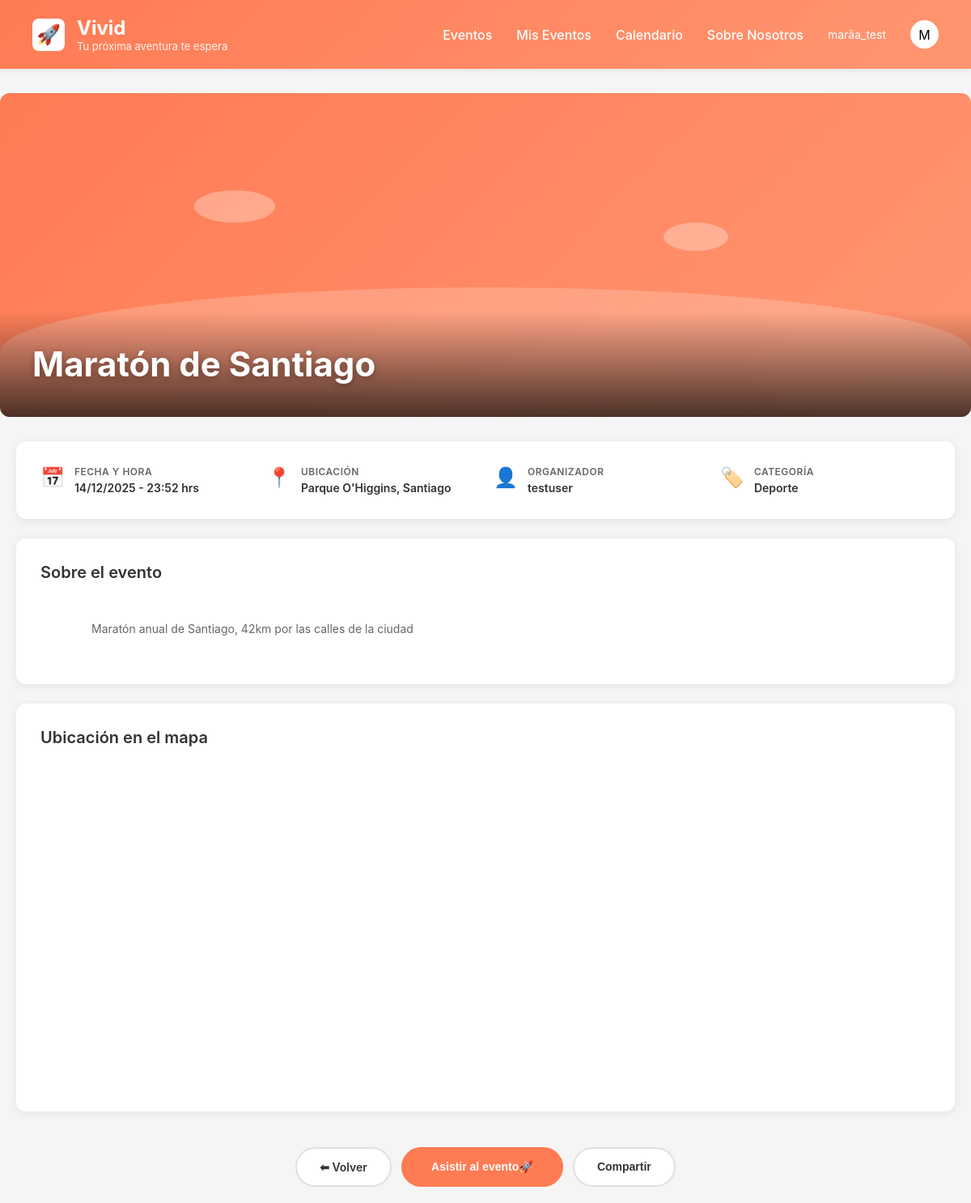
The app's page /evento/8/ (signed in) with its own data.
### apps/users/models.py (models this page shows)
class User(AbstractUser):
    user_id = models.BigAutoField(primary_key=True)
    photo = models.ImageField(upload_to="profile_pics/", blank=True, null=True)

### apps/events/models.py (models this page shows, shortened)
class Event(models.Model):
    name = models.CharField(max_length=250, verbose_name="Nombre")
    description = models.TextField(blank=True, verbose_name="Descripción")
    created = models.DateField(default=timezone.now, verbose_name="Creado")
    date = models.DateTimeField(verbose_name="Fecha del evento")
    location = models.CharField(max_length=300, blank=True, verbose_name="Ubicación")
    latitud = models.DecimalField(
        max_digits=9,
        decimal_places=6,
        null=True,
        blank=True,
        verbose_name="Latitud"
    )
    longitud = models.DecimalField(
        max_digits=9,
        decimal_places=6,
        null=True,
        blank=True,
        verbose_name="Longitud"
    )
    category = models.ForeignKey(
        Category,
        on_delete=models.SET_NULL,
        null=True,
        blank=True,
        verbose_name="Categoría"
    )
    owner = models.ForeignKey(
        settings.AUTH_USER_MODEL,
        on_delete=models.CASCADE,
        related_name='eventos_creados',
        verbose_name="Organizador"
    )
    attendees = models.ManyToManyField(
        settings.AUTH_USER_MODEL,
        through='HasSubs',
        related_name='eventos_asistiendo',
        blank=True,
        verbose_name="Asistentes"
    )
    photo = models.ImageField(
        upload_to='events/',
        blank=True,
        null=True,
        verbose_name="Foto principal"
    )
    tags = models.CharField(
        max_length=200,
        blank=True,
        help_text="Tags separados por espacios",
        verbose_name="Etiquetas"
    )
    class Meta:
        ordering = ['-date']
        verbose_name = "Evento"
        verbose_name_plural = "Eventos"

class Category(models.Model):
    cat_id = models.BigAutoField(primary_key=True)
    category = models.CharField(max_length=50, verbose_name="Categoría")
    class Meta:
        verbose_name = "Categoría"
        verbose_name_plural = "Categorías"

### apps/events/views.py (the view)
# urls.py: path('evento/<int:event_id>/', views.event_detail, name='event_detail'),
def event_detail(request, event_id):
    evento = get_object_or_404(Event, id=event_id)
    imagenes_adicionales = evento.images.all()
    context = {
        'evento': evento,
        'imagenes_adicionales': imagenes_adicionales,
    }
    return render(request, 'events/event_detail.html', context)

### apps/events/templates/events/event_detail.html (shortened to what this page needs)
{% extends 'events/base.html' %}
{% load static %}
{% block extra_css %}
<link rel="stylesheet" href="{% static 'events/css/event_detail.css' %}">
{% endblock %}
{% block content %}
<div class="detail-container">
    <div class="detail-hero">
        {% if evento.photo %}
            <img src="{{ evento.photo.url }}" alt="{{ evento.name }}" class="hero-image">
        {% else %}
            <div class="hero-placeholder">
                <div class="cloud cloud1"></div>
                <div class="cloud cloud2"></div>
                <div class="hill"></div>
            </div>
        {% endif %}
        <div class="hero-overlay">
            <h1 class="detail-title">{{ evento.name }}</h1>
        </div>
    </div>
    <div class="detail-content">
        <div class="detail-section">
            <div class="info-grid">
                <div class="info-item">
                    <span class="info-icon">📅</span>
                    <div class="info-text">
                        <span class="info-label">Fecha y hora</span>
                        <span class="info-value">{{ evento.date|date:"d/m/Y - H:i" }} hrs</span>
                    </div>
                </div>
                <div class="info-item">
                    <span class="info-icon">📍</span>
                    <div class="info-text">
                        <span class="info-label">Ubicación</span>
                        <span class="info-value">{{ evento.location|default:"Sin ubicación especificada" }}</span>
                    </div>
                </div>
                <div class="info-item">
                    <span class="info-icon">👤</span>
                    <div class="info-text">
                        <span class="info-label">Organizador</span>
                        <span class="info-value">{{ evento.owner.username }}</span>
                    </div>
                </div>
                {% if evento.category %}
                <div class="info-item">
                    <span class="info-icon">🏷️</span>
                    <div class="info-text">
                        <span class="info-label">Categoría</span>
                        <span class="info-value">{{ evento.category.category }}</span>
                    </div>
                </div>
                {% endif %}
            </div>
        </div>
        <div class="detail-section">
            <h2 class="section-title">Sobre el evento</h2>
            <p class="detail-description">
                {{ evento.description|default:"Sin descripción disponible" }}
            </p>
        </div>
        {% if evento.latitud and evento.longitud %}
        <div class="detail-section">
            <h2 class="section-title">Ubicación en el mapa</h2>
            <div id="detail-map"
                 data-lat="{{ evento.latitud }}"
                 data-lng="{{ evento.longitud }}">
            </div>
        </div>
        {% endif %}
        <div class="detail-actions">
            <a href="{% url 'events:event_list' %}" class="btn-back">
                ⬅ Volver
            </a>
            <button class="btn-attend">
                Asistir al evento🚀
            </button>
            <button class="btn-share">
                Compartir
            </button>
        </div>
    </div>
</div>
{% endblock %}

### apps/events/templates/events/base.html (shortened to what this page needs)
<!DOCTYPE html>
<html lang="es">
{% load static %}
<head>
  <link href="https://unpkg.com/maplibre-gl@5.0.1/dist/maplibre-gl.css" rel="stylesheet" />
  <link rel="stylesheet" href="{% static 'events/css/base.css' %}" />
  <link rel="stylesheet" href="{% static 'events/css/navbar.css' %}" />
  {% block extra_css %}{% endblock %}
</head>
<body>
  <header class="header">
    <div class="logo-section">
      <div class="logo">🚀</div>
      <div class="logo-text">
        <h1>Vivid</h1>
        <p>Tu próxima aventura te espera</p>
      </div>
    </div>
    <nav class="nav-menu">
      <a href="{% url 'events:event_list' %}">Eventos</a>
      <a href="#">Mis Eventos</a>
      <a href="#">Calendario</a>
      <a href="#">Sobre Nosotros</a>
      {% if user.is_authenticated %}
        <span style="color: white; font-size: 14px;">{{ user.username }}</span>
      {% else %}
        <a href="#">Iniciar Sesión</a>
      {% endif %}
      <div class="user-icon">
        {% if user.is_authenticated %}
          {{ user.username|first|upper }}
        {% else %}
          👤
        {% endif %}
      </div>
    </nav>
  </header>
  {% block content %}{% endblock %}
</body>
</html>

### apps/events/static/events/css/base.css (style rules this page uses)
* { margin: 0; padding: 0; box-sizing: border-box; }
body { font-family: -apple-system, BlinkMacSystemFont, 'Segoe UI', Roboto, Oxygen, Ubuntu, Cantarell, sans-serif; background-color: #f5f5f5; overflow-x: hidden; }
:root { --primary-color: #FF7B54; --primary-hover: #FF6B44; --primary-light: #FF9671; --text-dark: #333; --text-medium: #666; --text-light: #888; --background-light: #f5f5f5; --white: #ffffff; --shadow-sm: 0 2px 8px rgba(0,0,0,0.08); --shadow-md: 0 4px 12px rgba(0,0,0,0.12); --shadow-lg: 0 4px 20px rgba(0,0,0,0.15); }

### apps/events/static/events/css/navbar.css (style rules this page uses)
.header { background: linear-gradient(135deg, var(--primary-color) 0%, var(--primary-light) 100%); padding: 20px 40px; display: flex; justify-content: space-between; align-items: center; box-shadow: var(--shadow-sm); position: sticky; top: 0; z-index: 1000; }
.logo-section { display: flex; align-items: center; gap: 15px; }
.logo { width: 40px; height: 40px; background: var(--white); border-radius: 8px; display: flex; align-items: center; justify-content: center; font-size: 24px; transition: transform 0.3s; }
.logo-text h1 { color: var(--white); font-size: 24px; font-weight: 700; margin: 0; }
.logo-text p { color: rgba(255, 255, 255, 0.9); font-size: 13px; margin: 0; }
.nav-menu { display: flex; gap: 30px; align-items: center; }
.nav-menu a { color: var(--white); text-decoration: none; font-weight: 500; transition: opacity 0.3s; position: relative; }
.nav-menu a::after { content: ''; position: absolute; bottom: -5px; left: 0; width: 0; height: 2px; background: var(--white); transition: width 0.3s; }
.user-icon { width: 35px; height: 35px; background: var(--white); border-radius: 50%; display: flex; align-items: center; justify-content: center; cursor: pointer; transition: transform 0.3s, box-shadow 0.3s; }

### apps/events/static/events/css/event_detail.css (style rules this page uses)
.detail-container { max-width: 1200px; margin: 30px auto -90px; padding: 0; }
.detail-hero { position: relative; width: 100%; height: 400px; overflow: hidden; border-radius: 12px; margin-bottom: 30px; }
.hero-placeholder { width: 100%; height: 100%; background: linear-gradient(135deg, #FF7B54 0%, #FF9671 100%); position: relative; }
.hero-placeholder .cloud { position: absolute; background: rgba(255,255,255,0.3); border-radius: 50%; }
.hero-placeholder .cloud1 { width: 100px; height: 40px; top: 30%; left: 20%; }
.hero-placeholder .cloud2 { width: 80px; height: 35px; top: 40%; right: 25%; }
.hero-placeholder .hill { position: absolute; bottom: 0; width: 100%; height: 40%; background: rgba(255,255,255,0.2); border-radius: 50% 50% 0 0; }
.hero-overlay { position: absolute; bottom: 0; left: 0; right: 0; padding: 40px; background: linear-gradient(to top, rgba(0,0,0,0.7), transparent); }
.detail-title { color: white; font-size: 42px; font-weight: 700; margin: 0; text-shadow: 0 2px 8px rgba(0,0,0,0.3); }
.detail-content { padding: 0 20px; }
.detail-section { background: white; padding: 30px; border-radius: 12px; margin-bottom: 24px; box-shadow: 0 2px 12px rgba(0,0,0,0.08); }
.section-title { font-size: 20px; font-weight: 600; color: #333; margin: 0 0 20px 0; }
.info-grid { display: grid; grid-template-columns: repeat(auto-fit, minmax(250px, 1fr)); gap: 20px; }
.info-item { display: flex; align-items: flex-start; gap: 12px; }
.info-icon { font-size: 24px; flex-shrink: 0; }
.info-text { display: flex; flex-direction: column; gap: 4px; }
.info-label { font-size: 12px; color: #666; font-weight: 600; text-transform: uppercase; letter-spacing: 0.5px; }
.info-value { font-size: 14px; color: #333; font-weight: 600; }
.detail-description { font-size: 14px; line-height: 1.8; color: #666; margin: 0; white-space: pre-wrap; }
#detail-map { width: 100%; height: 400px; border-radius: 8px; overflow: hidden; }
.detail-actions { display: flex; gap: 12px; padding: 20px; justify-content: center; flex-wrap: wrap; }
.btn-back, .btn-attend, .btn-share { padding: 14px 28px; border: none; border-radius: 25px; font-size: 14px; font-weight: 600; cursor: pointer; transition: all 0.3s ease; text-decoration: none; display: inline-flex; align-items: center; gap: 8px; }
.btn-back { background: white; color: #333; border: 2px solid #e0e0e0; }
.btn-attend { background: #FF7B54; color: white; flex: 1; max-width: 200px; justify-content: center; }
.btn-share { background: white; color: #333; border: 2px solid #e0e0e0; }

### records on screen
User: username "marã­a_test", username|first "M"
Event: name "Maratón de Santiago", date "14/12/2025 - 23:52", location "Parque O'Higgins, Santiago", owner.username "testuser", category.category "Deporte", description "Maratón anual de Santiago, 42km por las calles de la ciudad"
